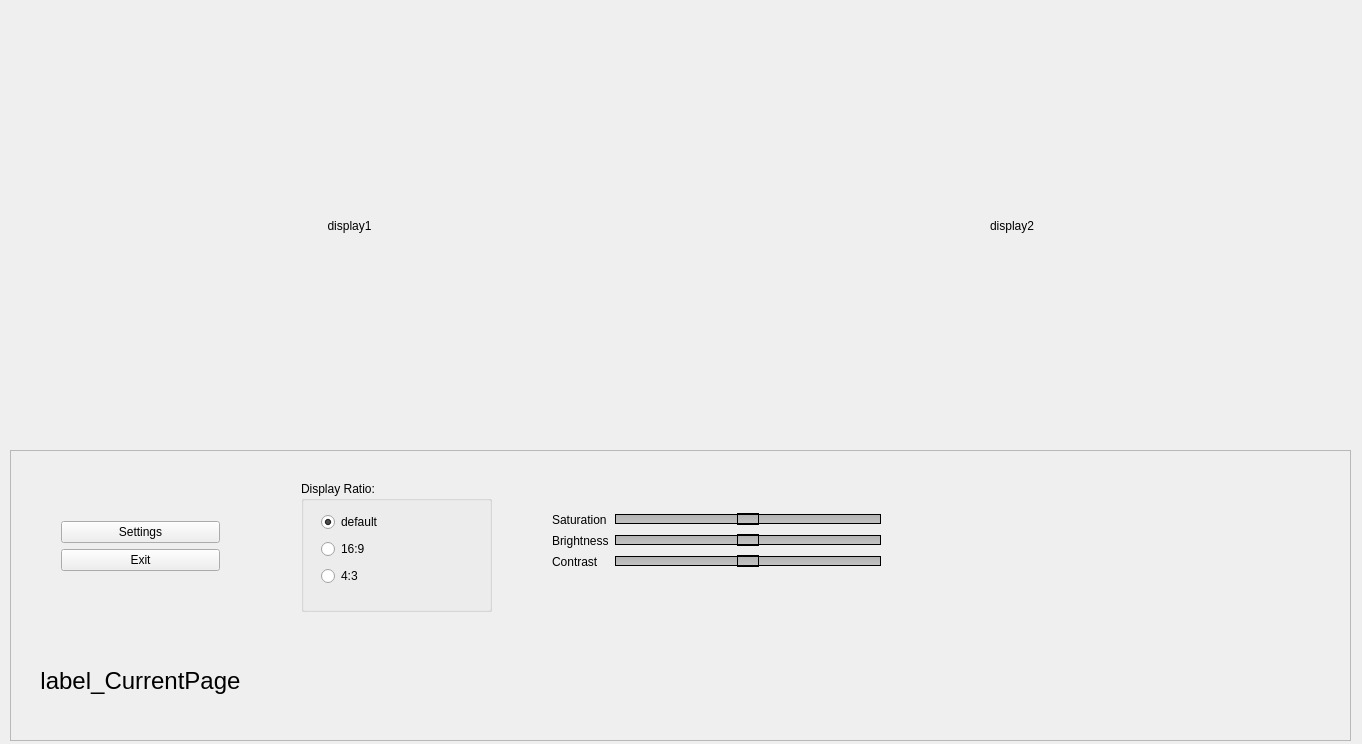
<?xml version="1.0" encoding="UTF-8"?>
<ui version="4.0">
 <class>MainWindow</class>
 <widget class="QMainWindow" name="MainWindow">
  <property name="geometry">
   <rect>
    <x>0</x>
    <y>0</y>
    <width>1362</width>
    <height>744</height>
   </rect>
  </property>
  <property name="windowTitle">
   <string>MainWindow</string>
  </property>
  <widget class="QWidget" name="centralWidget">
   <widget class="QWidget" name="horizontalLayoutWidget">
    <property name="geometry">
     <rect>
      <x>10</x>
      <y>10</y>
      <width>1341</width>
      <height>431</height>
     </rect>
    </property>
    <layout class="QHBoxLayout" name="horizontalLayout">
     <item>
      <layout class="QVBoxLayout" name="verticalLayout_2">
       <item>
        <widget class="QLabel" name="display1">
         <property name="text">
          <string>display1</string>
         </property>
         <property name="alignment">
          <set>Qt::AlignCenter</set>
         </property>
        </widget>
       </item>
      </layout>
     </item>
     <item>
      <layout class="QVBoxLayout" name="verticalLayout">
       <item>
        <widget class="QLabel" name="display2">
         <property name="text">
          <string>display2</string>
         </property>
         <property name="alignment">
          <set>Qt::AlignCenter</set>
         </property>
        </widget>
       </item>
      </layout>
     </item>
    </layout>
   </widget>
   <widget class="QFrame" name="frame_2">
    <property name="geometry">
     <rect>
      <x>10</x>
      <y>450</y>
      <width>1341</width>
      <height>291</height>
     </rect>
    </property>
    <property name="frameShape">
     <enum>QFrame::StyledPanel</enum>
    </property>
    <property name="frameShadow">
     <enum>QFrame::Raised</enum>
    </property>
    <widget class="QWidget" name="horizontalLayoutWidget_2">
     <property name="geometry">
      <rect>
       <x>260</x>
       <y>0</y>
       <width>1081</width>
       <height>281</height>
      </rect>
     </property>
     <layout class="QHBoxLayout" name="horizontalLayout_2">
      <item>
       <widget class="QStackedWidget" name="stackedWidget">
        <property name="currentIndex">
         <number>0</number>
        </property>
        <widget class="QWidget" name="page_Settings">
         <widget class="QGroupBox" name="groupBox_displayRatio">
          <property name="geometry">
           <rect>
            <x>20</x>
            <y>20</y>
            <width>191</width>
            <height>131</height>
           </rect>
          </property>
          <property name="title">
           <string>Display Ratio:</string>
          </property>
          <widget class="QWidget" name="gridLayoutWidget">
           <property name="geometry">
            <rect>
             <x>9</x>
             <y>19</y>
             <width>171</width>
             <height>101</height>
            </rect>
           </property>
           <layout class="QGridLayout" name="gridLayout">
            <item row="2" column="0">
             <widget class="QRadioButton" name="radioButton_4_3">
              <property name="text">
               <string>4:3</string>
              </property>
              <property name="checked">
               <bool>false</bool>
              </property>
             </widget>
            </item>
            <item row="1" column="0">
             <widget class="QRadioButton" name="radioButton_16_9">
              <property name="text">
               <string>16:9</string>
              </property>
              <property name="checked">
               <bool>false</bool>
              </property>
             </widget>
            </item>
            <item row="0" column="0">
             <widget class="QRadioButton" name="radioButton_defaultRatio">
              <property name="text">
               <string>default</string>
              </property>
              <property name="checked">
               <bool>true</bool>
              </property>
             </widget>
            </item>
           </layout>
          </widget>
         </widget>
         <widget class="QWidget" name="formLayoutWidget_2">
          <property name="geometry">
           <rect>
            <x>260</x>
            <y>40</y>
            <width>351</width>
            <height>101</height>
           </rect>
          </property>
          <layout class="QFormLayout" name="formLayout_5">
           <item row="0" column="0">
            <widget class="QLabel" name="label_25">
             <property name="text">
              <string>Saturation</string>
             </property>
            </widget>
           </item>
           <item row="0" column="1">
            <widget class="QSlider" name="horizontalSlider_Satur">
             <property name="styleSheet">
              <string notr="true">QSlider::groove:horizontal {
    border: 1px solid black;
    height: 8px; /* the groove expands to the size of the slider by default. by giving it a height, it has a fixed size */
    background: qlineargradient(x1:0, y1:0, x2:0, y2:1, stop:0 #B1B1B1, stop:1 #c4c4c4);
    margin: 2px 0;
}

QSlider::handle:horizontal {
    background-color: qlineargradient(x1: 0, y1: 0, x2: 0, y2: 1,
                                      stop: 0 #FFD452, stop: 1 yellow);
    border: 1px solid black;
    width: 20px;
    margin: -2px 0; /* handle is placed by default on the contents rect of the groove. Expand outside the groove */
    border-radius: 0px;
}</string>
             </property>
             <property name="maximum">
              <number>100</number>
             </property>
             <property name="value">
              <number>50</number>
             </property>
             <property name="tracking">
              <bool>true</bool>
             </property>
             <property name="orientation">
              <enum>Qt::Horizontal</enum>
             </property>
            </widget>
           </item>
           <item row="1" column="0">
            <widget class="QLabel" name="label_26">
             <property name="text">
              <string>Brightness</string>
             </property>
            </widget>
           </item>
           <item row="1" column="1">
            <widget class="QSlider" name="horizontalSlider_Bright">
             <property name="styleSheet">
              <string notr="true">QSlider::groove:horizontal {
    border: 1px solid black;
    height: 8px; /* the groove expands to the size of the slider by default. by giving it a height, it has a fixed size */
    background: qlineargradient(x1:0, y1:0, x2:0, y2:1, stop:0 #B1B1B1, stop:1 #c4c4c4);
    margin: 2px 0;
}

QSlider::handle:horizontal {
    background-color: qlineargradient(x1: 0, y1: 0, x2: 0, y2: 1,
                                      stop: 0 #FFD452, stop: 1 yellow);
    border: 1px solid black;
    width: 20px;
    margin: -2px 0; /* handle is placed by default on the contents rect of the groove. Expand outside the groove */
    border-radius: 0px;
}</string>
             </property>
             <property name="maximum">
              <number>100</number>
             </property>
             <property name="value">
              <number>50</number>
             </property>
             <property name="tracking">
              <bool>true</bool>
             </property>
             <property name="orientation">
              <enum>Qt::Horizontal</enum>
             </property>
            </widget>
           </item>
           <item row="2" column="0">
            <widget class="QLabel" name="label_27">
             <property name="text">
              <string>Contrast</string>
             </property>
            </widget>
           </item>
           <item row="2" column="1">
            <widget class="QSlider" name="horizontalSlider_Contr">
             <property name="styleSheet">
              <string notr="true">QSlider::groove:horizontal {
    border: 1px solid black;
    height: 8px; /* the groove expands to the size of the slider by default. by giving it a height, it has a fixed size */
    background: qlineargradient(x1:0, y1:0, x2:0, y2:1, stop:0 #B1B1B1, stop:1 #c4c4c4);
    margin: 2px 0;
}

QSlider::handle:horizontal {
    background-color: qlineargradient(x1: 0, y1: 0, x2: 0, y2: 1,
                                      stop: 0 #FFD452, stop: 1 yellow);
    border: 1px solid black;
    width: 20px;
    margin: -2px 0; /* handle is placed by default on the contents rect of the groove. Expand outside the groove */
    border-radius: 0px;
}</string>
             </property>
             <property name="maximum">
              <number>100</number>
             </property>
             <property name="value">
              <number>50</number>
             </property>
             <property name="tracking">
              <bool>true</bool>
             </property>
             <property name="orientation">
              <enum>Qt::Horizontal</enum>
             </property>
            </widget>
           </item>
          </layout>
         </widget>
        </widget>
        <widget class="QWidget" name="page_1"/>
       </widget>
      </item>
     </layout>
    </widget>
    <widget class="QWidget" name="verticalLayoutWidget">
     <property name="geometry">
      <rect>
       <x>40</x>
       <y>10</y>
       <width>181</width>
       <height>171</height>
      </rect>
     </property>
     <layout class="QVBoxLayout" name="verticalLayout_3">
      <item>
       <spacer name="verticalSpacer">
        <property name="orientation">
         <enum>Qt::Vertical</enum>
        </property>
        <property name="sizeHint" stdset="0">
         <size>
          <width>20</width>
          <height>40</height>
         </size>
        </property>
       </spacer>
      </item>
      <item>
       <widget class="QPushButton" name="pushButton_Settings">
        <property name="text">
         <string>Settings</string>
        </property>
       </widget>
      </item>
      <item>
       <widget class="QPushButton" name="pushButton_Exit">
        <property name="text">
         <string>Exit</string>
        </property>
       </widget>
      </item>
      <item>
       <spacer name="verticalSpacer_2">
        <property name="orientation">
         <enum>Qt::Vertical</enum>
        </property>
        <property name="sizeHint" stdset="0">
         <size>
          <width>20</width>
          <height>40</height>
         </size>
        </property>
       </spacer>
      </item>
     </layout>
    </widget>
    <widget class="QLabel" name="label_CurrentPage">
     <property name="geometry">
      <rect>
       <x>10</x>
       <y>190</y>
       <width>241</width>
       <height>81</height>
      </rect>
     </property>
     <property name="font">
      <font>
       <family>Arial</family>
       <pointsize>18</pointsize>
       <weight>50</weight>
       <bold>false</bold>
      </font>
     </property>
     <property name="text">
      <string>label_CurrentPage</string>
     </property>
     <property name="alignment">
      <set>Qt::AlignCenter</set>
     </property>
    </widget>
   </widget>
  </widget>
 </widget>
 <layoutdefault spacing="6" margin="11"/>
 <resources/>
 <connections/>
</ui>
